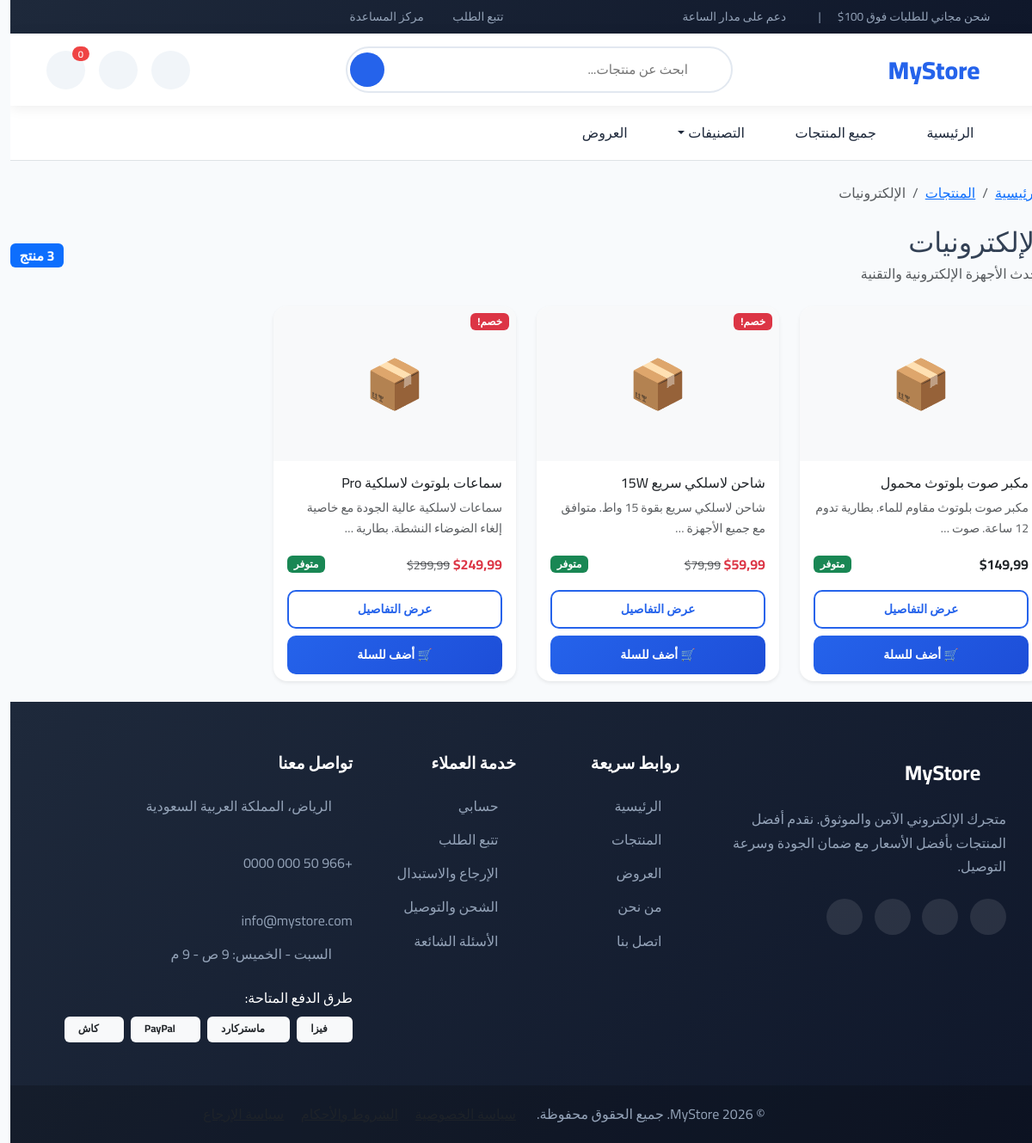
Page /category/electronics/ on the committed database.
### products/models.py (models this page shows, shortened)
class Category(models.Model):
    name = models.CharField(max_length=100, unique=True)
    slug = models.SlugField(max_length=100, unique=True, blank=True)
    description = models.TextField(blank=True)
    image = models.ImageField(upload_to=secure_image_path, blank=True, null=True)
    parent = models.ForeignKey(
        'self',
        on_delete=models.CASCADE,
        null=True,
        blank=True,
        related_name='children'
    )
    is_active = models.BooleanField(default=True)
    created_at = models.DateTimeField(auto_now_add=True)
    updated_at = models.DateTimeField(auto_now=True)
    class Meta:
        verbose_name_plural = 'Categories'
        ordering = ['name']

class Product(models.Model):
    id = models.UUIDField(primary_key=True, default=uuid.uuid4, editable=False)
    name = models.CharField(max_length=200)
    slug = models.SlugField(max_length=200, unique=True, blank=True)
    description = models.TextField()
    price = models.DecimalField(
        max_digits=10,
        decimal_places=2,
        validators=[MinValueValidator(Decimal('0.01'))]
    )
    discount_price = models.DecimalField(
        max_digits=10,
        decimal_places=2,
        null=True,
        blank=True,
        validators=[MinValueValidator(Decimal('0.00'))]
    )
    category = models.ForeignKey(
        Category,
        on_delete=models.SET_NULL,
        null=True,
        related_name='products'
    )
    stock = models.PositiveIntegerField(
        default=0,
        validators=[MaxValueValidator(999999)]
    )
    image = models.ImageField(upload_to=secure_image_path, blank=True, null=True)
    is_active = models.BooleanField(default=True)
    is_featured = models.BooleanField(default=False)
    created_by = models.ForeignKey(
        User,
        on_delete=models.SET_NULL,
        null=True,
        related_name='products_created'
    )
    created_at = models.DateTimeField(auto_now_add=True)
    updated_at = models.DateTimeField(auto_now=True)
    class Meta:
        ordering = ['-created_at']
        indexes = [
            models.Index(fields=['slug']),
            models.Index(fields=['is_active', 'is_featured']),
        ]
    @property
    def is_in_stock(self):
        return self.stock > 0

### products/views.py (the view)
# urls.py: path('category/<slug:slug>/', views.category_products, name='category_products'),
def category_products(request, slug):
    category = get_object_or_404(Category, slug=slug, is_active=True)
    products = Product.objects.filter(
        category=category,
        is_active=True
    ).order_by('-created_at')
    paginator = Paginator(products, 12)
    page = request.GET.get('page')
    try:
        products = paginator.page(page)
    except PageNotAnInteger:
        products = paginator.page(1)
    except EmptyPage:
        products = paginator.page(paginator.num_pages)
    return render(request, 'products/category_products.html', {
        'category': category,
        'products': products
    })

### templates/products/category_products.html (shortened to what this page needs)
{% extends 'base.html' %}
{% block content %}
<nav aria-label="breadcrumb" class="mb-4">
    <ol class="breadcrumb">
        <li class="breadcrumb-item"><a href="{% url 'products:home' %}">الرئيسية</a></li>
        <li class="breadcrumb-item"><a href="{% url 'products:product_list' %}">المنتجات</a></li>
        <li class="breadcrumb-item active">{{ category.name }}</li>
    </ol>
</nav>
<div class="d-flex justify-content-between align-items-center mb-4">
    <div>
        <h2 class="mb-1">{{ category.name }}</h2>
        {% if category.description %}
        <p class="text-muted mb-0">{{ category.description }}</p>
        {% endif %}
    </div>
    <span class="badge bg-primary fs-6">{{ products.paginator.count }} منتج</span>
</div>
{% if products %}
<div class="row row-cols-2 row-cols-md-3 row-cols-lg-4 g-4">
    {% for product in products %}
    <div class="col">
        <div class="card h-100 border-0 shadow-sm product-card">
            <div class="position-relative">
                {% if product.image %}
                <img src="{{ product.image.url }}" class="card-img-top" alt="{{ product.name }}" style="height: 180px; object-fit: cover;">
                {% else %}
                <div class="card-img-top bg-light d-flex align-items-center justify-content-center" style="height: 180px;">
                    <span class="display-4">📦</span>
                </div>
                {% endif %}
                {% if product.discount_price %}
                <span class="badge bg-danger position-absolute top-0 start-0 m-2">خصم!</span>
                {% endif %}
            </div>
            <div class="card-body">
                <h6 class="card-title text-truncate">{{ product.name }}</h6>
                <p class="card-text text-muted small">{{ product.description|truncatewords:10 }}</p>
                <div class="d-flex justify-content-between align-items-center">
                    {% if product.discount_price %}
                    <div>
                        <span class="text-danger fw-bold">${{ product.discount_price }}</span>
                        <small class="text-decoration-line-through text-muted">${{ product.price }}</small>
                    </div>
                    {% else %}
                    <span class="fw-bold">${{ product.price }}</span>
                    {% endif %}
                    {% if product.is_in_stock %}
                    <span class="badge bg-success">متوفر</span>
                    {% else %}
                    <span class="badge bg-danger">نفذ</span>
                    {% endif %}
                </div>
            </div>
            <div class="card-footer bg-transparent border-0 pt-0">
                <div class="d-grid gap-2">
                    <a href="{% url 'products:product_detail' product.slug %}" class="btn btn-outline-primary btn-sm">عرض التفاصيل</a>
                    {% if product.is_in_stock %}
                    <button class="btn btn-primary btn-sm add-to-cart-btn" data-product-id="{{ product.id }}">
                        🛒 أضف للسلة
                    </button>
                    {% endif %}
                </div>
            </div>
        </div>
    </div>
    {% endfor %}
</div>
{% endif %}
{% endblock %}

### rows in the picture
Category: name "الإلكترونيات", description "أحدث الأجهزة الإلكترونية والتقنية"
Product: name "مكبر صوت بلوتوث محمول", description "مكبر صوت بلوتوث مقاوم للماء. بطارية تدوم 12 ساعة. صوت …", price "149,99", stock "متوفر"
Product: shows "خصم!", name "شاحن لاسلكي سريع 15W", description "شاحن لاسلكي سريع بقوة 15 واط. متوافق مع جميع الأجهزة …", discount_price "59,99", price "79,99", stock "متوفر"
Product: shows "خصم!", name "سماعات بلوتوث لاسلكية Pro", description "سماعات لاسلكية عالية الجودة مع خاصية إلغاء الضوضاء النشطة. بطارية …", discount_price "249,99", price "299,99", stock "متوفر"

### other values in the picture
{{ products.paginator.count }} "3"
